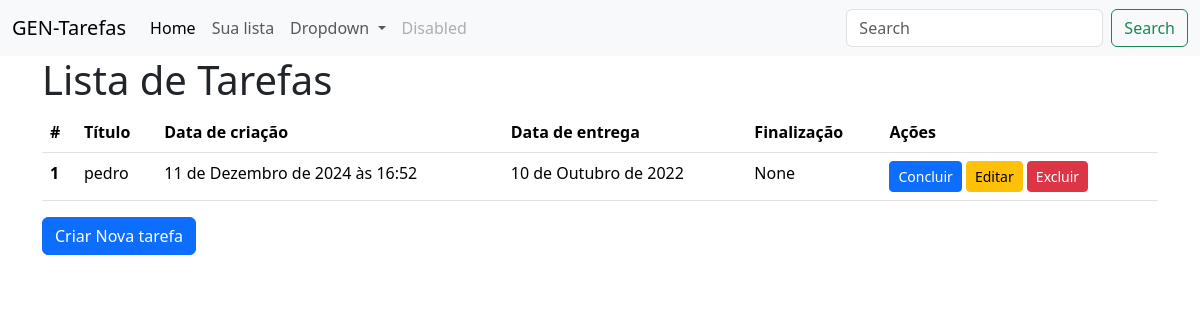
Page /home on the earlier database version.
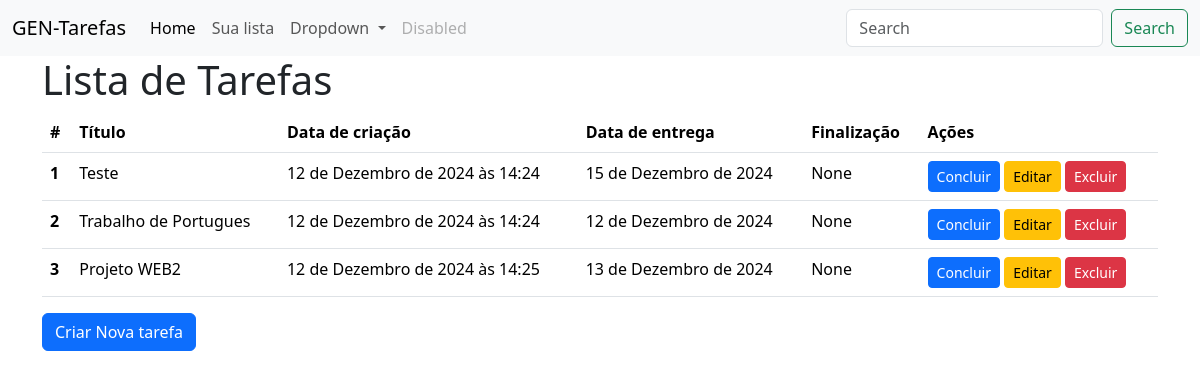
Same page on the later database version.
### gerenciador_tarefas/models.py (models this page shows, shortened)
class Tarefa(models.Model):
    usuario = models.ForeignKey(Usuario, on_delete=models.CASCADE, default=1)
    titulo = models.CharField(verbose_name="Titúlo da tarefa",max_length=100, null=False, blank=False)
    data_criacao = models.DateTimeField(auto_now_add=True, null=False, blank=False)
    data_entrega = models.DateField(verbose_name="Data da entrega",null=False, blank=False)
    data_finalizacao = models.DateField(null=True, blank=False)
    email = models.CharField(max_length=100, null=False, blank=False)
    class Meta:
        ordering = ["data_finalizacao"]

### gerenciador_tarefas/views.py (the view)
# urls.py: path("home", TarefasListView.as_view(), name="tarefa_lista"),
class TarefasListView(ListView):
    model = Tarefa

### gerenciador_tarefas/templates/gerenciador_tarefas/tarefa_list.html (shortened to what this page needs)
{% extends "base.html" %}
{% block conteudo %}
<h1>Lista de Tarefas</h1>
        <table class="table">
            <thead>
              <tr>
                <th scope="col">#</th>
                <th scope="col">Título</th>
                <th scope="col">Data de criação</th>
                <th scope="col">Data de entrega</th>
                <th scope="col">Finalização</th>
                <th scope="col">Ações</th>
              </tr>
            </thead>
            <tbody>
                {% for tarefa in tarefa_list %}
                    <tr>
                        <th scope="row">{{ tarefa.pk }}</th>
                        <td>{{ tarefa.titulo }}</td>
                        <td>{{ tarefa.data_criacao }}</td>
                        <td>{{ tarefa.data_entrega }}</td>
                        <td>{{ tarefa.data_finalizacao }}</td>
                        <td>
                          <a href="{% url "tarefa_complete" pk=tarefa.pk %}" class="btn btn-primary btn-sm {% if tarefa.data_finalizacao %}disabled{% endif %}">Concluir</a>
                          <a href="{% url "tarefa_uptade" pk=tarefa.pk %}" class="btn btn-warning btn-sm {% if tarefa.data_finalizacao %}disabled{% endif %}" >Editar</a>
                          <a href="{% url "tarefa_delete" pk=tarefa.pk %}" class="btn btn-danger btn-sm">Excluir</a>
                        </td>
                    </tr>
                {% endfor %}
            </tbody>
          </table>
          <a href="{% url 'tarefa_form' %}" class="btn btn-primary">Criar Nova tarefa</a>
{% endblock conteudo %}

Differences in the rows shown:
changed Tarefa id 1: titulo "pedro" → "Teste"; data_criacao "11 de Dezembro de 2024 às 16:52" → "12 de Dezembro de 2024 às 14:24"; data_entrega "10 de Outubro de 2022" → "15 de Dezembro de 2024"
added Tarefa: pk "2", titulo "Trabalho de Portugues", data_criacao "12 de Dezembro de 2024 às 14:24", data_entrega "12 de Dezembro de 2024", data_finalizacao "None"
added Tarefa: pk "3", titulo "Projeto WEB2", data_criacao "12 de Dezembro de 2024 às 14:25", data_entrega "13 de Dezembro de 2024", data_finalizacao "None"
